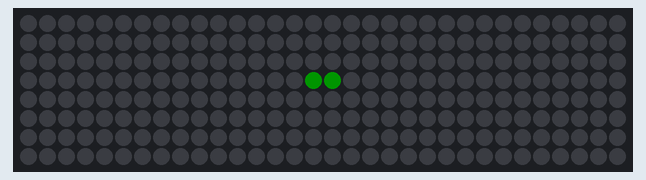
Simulated run of this sketch. Board: ESP8266 (NodeMCU). Shown: 32×8 RGB LED matrix (first LED top left, wired row by row). Dim RGB values are drawn brighter than linear; WiFi joins after 1.5 s; servers stay silent unless stated; the local clock reads 2024-03-15 10:24:30 at power-on unless the sketch sets it; what the sketch prints to the serial monitor is not drawn.

Above: at 1.7 s.
At 2.81 s:
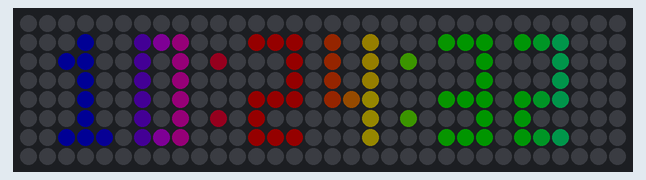
At 11.86 s:
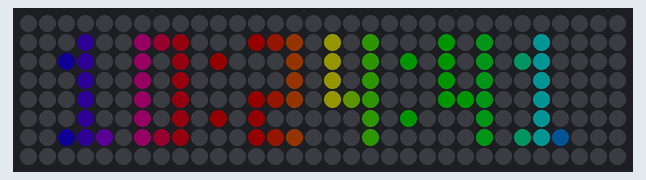
At 21.21 s:
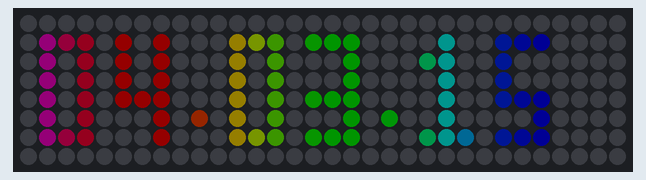
At 30.26 s:
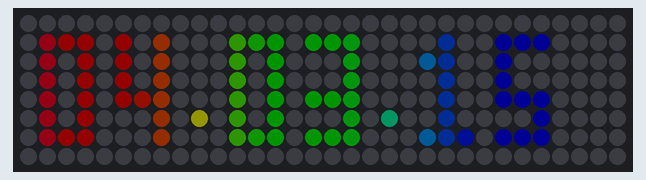
At 39.64 s:
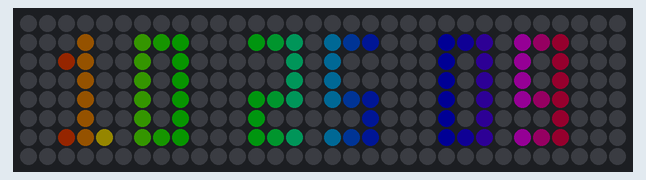

The sketch:

ws2812_8_32.ino
```cpp
#include <ESP8266WiFi.h>
#include <ESP8266WebServer.h>
#include <ESP8266HTTPUpdateServer.h>
#include <time.h>             // 使用内置库处理日期和时间
#include <Adafruit_GFX.h>
#include <Adafruit_NeoMatrix.h>
#include <Adafruit_NeoPixel.h>

// ================= 核心配置 =================
const char* ssid = "yang1234";
const char* password = "y123456789";

#define PIN 4 // DIN 接 D2 (GPIO4)

Adafruit_NeoMatrix matrix = Adafruit_NeoMatrix(32, 8, PIN,
  NEO_MATRIX_TOP     + NEO_MATRIX_LEFT +
  NEO_MATRIX_COLUMNS + NEO_MATRIX_ZIGZAG,
  NEO_GRB            + NEO_KHZ800);

// ================= 服务与全局变量 =================
ESP8266WebServer server(80);
ESP8266HTTPUpdateServer httpUpdater;

int currentBrightness = 20;
int timeZone = 8;
bool showSeconds = true;
int currentTheme = 2;       // 0=单色, 1=三分色, 2=幻彩, 3=迈阿密, 4=火焰
int displayMode = 3;        // 0=仅时间, 1=仅日期, 2=同屏双显, 3=交替显示
uint8_t colorR = 0, colorG = 255, colorB = 255;

// 交替模式使用的状态机变量
bool isShowingTime = true;
unsigned long lastSwitchTime = 0;

// ================= 极简锐利 3x6 字体 =================
const byte font3x6[10][6] = {
  {B111, B101, B101, B101, B101, B111}, // 0
  {B010, B110, B010, B010, B010, B111}, // 1
  {B111, B001, B001, B111, B100, B111}, // 2
  {B111, B001, B001, B111, B001, B111}, // 3
  {B101, B101, B101, B111, B001, B001}, // 4
  {B111, B100, B100, B111, B001, B111}, // 5
  {B111, B100, B100, B111, B101, B111}, // 6
  {B111, B001, B001, B010, B010, B010}, // 7
  {B111, B101, B101, B111, B101, B111}, // 8
  {B111, B101, B101, B111, B001, B111}  // 9
};

// ================= 色彩渲染引擎 =================
uint16_t getPixelColor(int x, uint16_t baseColor) {
  if (currentTheme == 2) {
    // 🌈 流光幻彩 (随时间和X坐标变化)
    uint32_t rgb = Adafruit_NeoPixel::ColorHSV((millis() * 15) + (x * 2000), 255, 255);
    return matrix.Color((rgb >> 16) & 0xFF, (rgb >> 8) & 0xFF, rgb & 0xFF);
  } else if (currentTheme == 4) {
    // 🔥 火焰渐变 (红 -> 橙 -> 黄)
    uint8_t red = 255;
    uint8_t green = map(x, 0, 31, 20, 150); // 从红过渡到黄
    return matrix.Color(red, green, 0);
  }
  return baseColor;
}

// 绘制单个数字
void drawDigit(int x, int y, int digit, uint16_t baseC) {
  for (int row = 0; row < 6; row++) {
    for (int col = 0; col < 3; col++) {
      if (font3x6[digit][row] & (1 << (2 - col))) {
        matrix.drawPixel(x + col, y + row, getPixelColor(x + col, baseC));
      }
    }
  }
}

// 绘制冒号和点
void drawColon(int x, int y, uint16_t baseC) {
  matrix.drawPixel(x, y + 1, getPixelColor(x, baseC));
  matrix.drawPixel(x, y + 4, getPixelColor(x, baseC));
}
void drawDot(int x, int y, uint16_t baseC) {
  matrix.drawPixel(x, y + 4, getPixelColor(x, baseC)); // 只画下方一个点
}

// ================= 网页 UI =================
const char* htmlTemplate PROGMEM = R"=====(
<!DOCTYPE html>
<html>
<head>
  <meta charset='utf-8'>
  <meta name="viewport" content="width=device-width, initial-scale=1.0">
  <title>智能矩阵时钟控制台</title>
  <style>
    body { font-family: 'Segoe UI', sans-serif; background: #0f0f0f; color: #fff; padding: 20px; display: flex; justify-content: center; }
    .card { background: #1a1a1a; padding: 30px; border-radius: 15px; width: 100%; max-width: 400px; box-shadow: 0 8px 30px rgba(0,0,0,0.9);}
    h2 { text-align: center; color: #ff007f; letter-spacing: 2px;}
    label { display: block; margin-top: 15px; font-size: 13px; color: #aaa;}
    input, select, button { width: 100%; margin-top: 5px; padding: 12px; border-radius: 8px; border: none; box-sizing: border-box; font-size: 15px;}
    input[type=number], select { background: #2a2a2a; color: #fff; }
    input[type=color] { padding: 0; height: 45px; cursor: pointer; }
    button { background: linear-gradient(90deg, #ff007f, #7f00ff); color: #fff; font-weight: bold; margin-top: 25px; cursor: pointer; transition: 0.3s;}
    button:hover { opacity: 0.8; }
    .ota-btn { background: #333; color: #bbb; margin-top: 15px; }
  </style>
</head>
<body>
  <div class='card'>
    <h2>✨ 智能点阵时钟</h2>
    <form action='/save' method='POST'>
      <label>🖥️ 显示模式:</label>
      <select name='mode'>
        <option value='0' %MD_0%>🕒 仅显示时间</option>
        <option value='1' %MD_1%>📅 仅显示日期</option>
        <option value='2' %MD_2%>🕒+📅 同屏双显 (MM.DD HH:MM)</option>
        <option value='3' %MD_3%>🔄 自动交替 (时间+日期滚动)</option>
      </select>

      <label>🎨 色彩主题:</label>
      <select name='theme'>
        <option value='2' %TH_2%>🌈 流光幻彩 (RGB流水)</option>
        <option value='4' %TH_4%>🔥 赛博火焰 (红橙渐变)</option>
        <option value='3' %TH_3%>🌅 迈阿密风 (粉青双拼)</option>
        <option value='1' %TH_1%>🔴 赛博三分色 (区分模块)</option>
        <option value='0' %TH_0%>⚪ 极简单色 (使用下方自定义)</option>
      </select>

      <label>🎨 自定义纯色 (仅单色模式有效):</label>
      <input type='color' name='color' value='%COLOR_HEX%'>

      <label>☀️ 屏幕亮度 (1-100):</label>
      <input type='number' name='br' min='1' max='100' value='%BRIGHTNESS%'>

      <label>⏱️ 秒数显示 (仅在"仅显示时间"下有效):</label>
      <select name='sec'>
        <option value='1' %SEC_ON%>开启 (时:分:秒)</option>
        <option value='0' %SEC_OFF%>关闭 (时:分)</option>
      </select>

      <button type='submit'>💾 应用设置</button>
    </form>
    <a href='/update'><button class='ota-btn'>☁️ Web OTA 固件升级</button></a>
  </div>
</body>
</html>
)=====";

void handleRoot() {
  String html = FPSTR(htmlTemplate);
  char hexColor[8]; sprintf(hexColor, "#%02x%02x%02x", colorR, colorG, colorB);
  html.replace("%COLOR_HEX%", String(hexColor));
  html.replace("%BRIGHTNESS%", String(currentBrightness));

  html.replace("%MD_0%", displayMode == 0 ? "selected" : "");
  html.replace("%MD_1%", displayMode == 1 ? "selected" : "");
  html.replace("%MD_2%", displayMode == 2 ? "selected" : "");
  html.replace("%MD_3%", displayMode == 3 ? "selected" : "");

  html.replace("%TH_2%", currentTheme == 2 ? "selected" : "");
  html.replace("%TH_4%", currentTheme == 4 ? "selected" : "");
  html.replace("%TH_3%", currentTheme == 3 ? "selected" : "");
  html.replace("%TH_1%", currentTheme == 1 ? "selected" : "");
  html.replace("%TH_0%", currentTheme == 0 ? "selected" : "");

  html.replace("%SEC_ON%", showSeconds ? "selected" : "");
  html.replace("%SEC_OFF%", !showSeconds ? "selected" : "");
  server.send(200, "text/html", html);
}

void handleSave() {
  if (server.hasArg("br")) currentBrightness = server.arg("br").toInt();
  if (server.hasArg("theme")) currentTheme = server.arg("theme").toInt();
  if (server.hasArg("mode")) displayMode = server.arg("mode").toInt();
  if (server.hasArg("sec")) showSeconds = server.arg("sec").toInt() == 1;

  if (server.hasArg("color")) {
    String hex = server.arg("color");
    long number = strtol(&hex[1], NULL, 16);
    colorR = number >> 16; colorG = number >> 8 & 0xFF; colorB = number & 0xFF;
  }

  matrix.setBrightness(currentBrightness);
  server.sendHeader("Location", "/");
  server.send(303);
}

// ================= 核心渲染引擎 =================
void updateClockDisplay() {
  matrix.fillScreen(0);

  // 获取当前时间
  time_t now = time(nullptr);
  struct tm* tInfo = localtime(&now);
  int Y = tInfo->tm_year + 1900;
  int M = tInfo->tm_mon + 1;
  int D = tInfo->tm_mday;
  int h = tInfo->tm_hour;
  int m = tInfo->tm_min;
  int s = tInfo->tm_sec;

  bool blink = (millis() / 500) % 2;
  int y = 1;

  // ----- 主题色彩配置 -----
  uint16_t c_main = matrix.Color(colorR, colorG, colorB);
  uint16_t c_h = c_main, c_m = c_main, c_s = c_main, c_c = c_main;

  if (currentTheme == 1) { // 赛博三分色
    c_h = matrix.Color(0, 255, 255); c_m = matrix.Color(255, 0, 255); c_s = matrix.Color(255, 255, 0); c_c = matrix.Color(255, 255, 255);
  } else if (currentTheme == 3) { // 迈阿密风 (粉青交替)
    c_h = matrix.Color(255, 0, 127); c_m = matrix.Color(0, 255, 255); c_s = matrix.Color(255, 0, 127); c_c = matrix.Color(255, 255, 255);
  }

  // ----- 自动交替逻辑 -----
  int currentMode = displayMode;
  if (displayMode == 3) {
    if (isShowingTime && millis() - lastSwitchTime > 8000) { // 时间显8秒
      isShowingTime = false; lastSwitchTime = millis();
    } else if (!isShowingTime && millis() - lastSwitchTime > 3000) { // 日期显3秒
      isShowingTime = true; lastSwitchTime = millis();
    }
    currentMode = isShowingTime ? 0 : 1;
  }

  // ----- 渲染模式 0: 仅显示时间 -----
  if (currentMode == 0) {
    if (showSeconds) {
      drawDigit(2, y, h/10, c_h); drawDigit(6, y, h%10, c_h);
      if(blink) drawColon(10, y, c_c);
      drawDigit(12, y, m/10, c_m); drawDigit(16, y, m%10, c_m);
      if(blink) drawColon(20, y, c_c);
      drawDigit(22, y, s/10, c_s); drawDigit(26, y, s%10, c_s);
    } else {
      drawDigit(7, y, h/10, c_h); drawDigit(11, y, h%10, c_h);
      if(blink) drawColon(15, y, c_c);
      drawDigit(17, y, m/10, c_m); drawDigit(21, y, m%10, c_m);
    }
  }
  // ----- 渲染模式 1: 仅显示日期 YYYY.MM.DD -----
  else if (currentMode == 1) {
    drawDigit(1, y, (Y/100)%10, c_h); drawDigit(5, y, Y%10, c_h); // 24
    drawDot(9, y, c_c); // .
    drawDigit(11, y, M/10, c_m); drawDigit(15, y, M%10, c_m); // 12
    drawDot(19, y, c_c); // .
    drawDigit(21, y, D/10, c_s); drawDigit(25, y, D%10, c_s); // 31
  }
  // ----- 渲染模式 2: 同屏双显 MM.DD HH:MM -----
  else if (currentMode == 2) {
    // 日期部分
    drawDigit(1, y, M/10, c_h); drawDigit(5, y, M%10, c_h);
    drawDot(8, y, c_c);
    drawDigit(9, y, D/10, c_m); drawDigit(13, y, D%10, c_m);
    // 时间部分 (缩进)
    drawDigit(17, y, h/10, c_s); drawDigit(21, y, h%10, c_s);
    if(blink) drawColon(24, y, c_c);
    drawDigit(25, y, m/10, c_main); drawDigit(29, y, m%10, c_main);
  }

  matrix.show();
}

// ================= 初始化 =================
void setup() {
  Serial.begin(115200);
  delay(100);

  matrix.begin();
  matrix.setTextWrap(false);
  matrix.setBrightness(currentBrightness);
  matrix.fillScreen(0);
  matrix.show();

  // 1. 连接 WiFi
  WiFi.mode(WIFI_STA);
  WiFi.begin(ssid, password);

  Serial.println("\n\n==========================");
  Serial.print("Connecting to WiFi: ");
  Serial.println(ssid);

  int loadX = 0;
  while (WiFi.status() != WL_CONNECTED) {
    matrix.fillScreen(0);
    matrix.drawPixel(loadX % 32, 4, matrix.Color(0, 150, 255));
    matrix.show();
    delay(100);
    loadX++;
    Serial.print(".");
  }

  // 💥 关键点：网络连接成功，高亮打印 IP 地址
  Serial.println("\n==========================");
  Serial.println("  WIFI CONNECTED SUCCESSFULLY!");
  Serial.print("  >>> YOUR IP ADDRESS: ");
  Serial.println(WiFi.localIP());
  Serial.println("==========================\n");

  // 2. 配置内置 NTP 时间同步 (包含日期)
  configTime(timeZone * 3600, 0, "ntp.aliyun.com", "time.pool.aliyun.com");

  matrix.fillScreen(0);
  matrix.drawPixel(15, 3, matrix.Color(0, 255, 0));
  matrix.drawPixel(16, 3, matrix.Color(0, 255, 0));
  matrix.show();
  delay(1000);

  // 3. 启动 Web 服务
  server.on("/", HTTP_GET, handleRoot);
  server.on("/save", HTTP_POST, handleSave);
  httpUpdater.setup(&server);
  server.begin();
}

// ================= 主循环 =================
void loop() {
  server.handleClient();

  static unsigned long lastRefresh = 0;
  if (millis() - lastRefresh >= 30) {
    lastRefresh = millis();
    updateClockDisplay();
  }
}
```

Measured:
- what the display in image 0 shows lasts 1.1 s, from 1.6 s to 2.7 s
